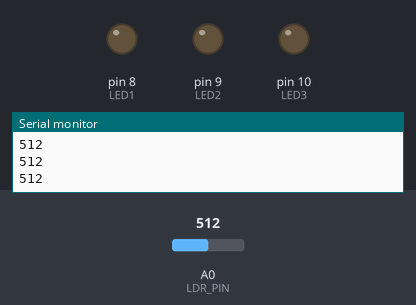
Simulated run of this sketch. Board: Arduino Uno, built with avr-gcc and run on an emulated ATmega328P. On the bench: output pins drawn as LEDs (lit = HIGH), the last lines printed to the serial monitor. Inputs (shaded band) come from the test bench; at power-on: A0 (LDR_PIN) = 512.

Above: at 1.2 s.
1.3 s: A0 (LDR_PIN) set to 490
At 2.6 s:
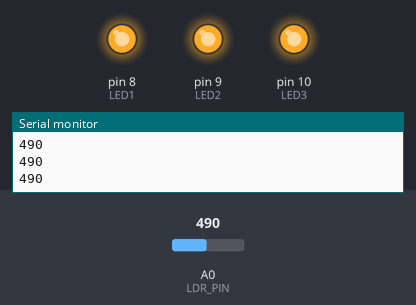
2.9 s: A0 (LDR_PIN) set to 510
At 4.1 s:
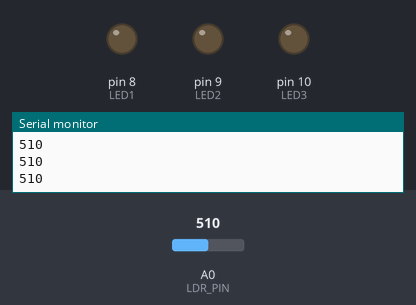
4.5 s: A0 (LDR_PIN) set to 306
At 5.4 s:
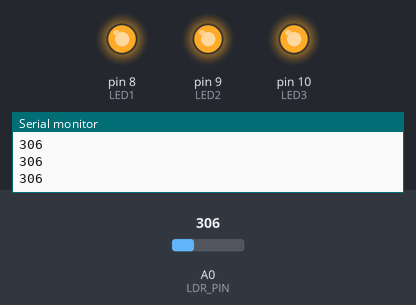
Timing chart, 0 to 7.5 s (numbered marks = the images above; inputs shaded):
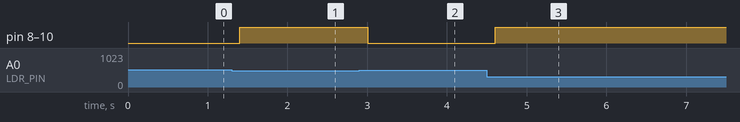

The sketch:

B.ino
```cpp
#define LDR_PIN A0
#define LED1 8
#define LED2 9
#define LED3 10

void setup() {
    pinMode(LED1, OUTPUT);
    pinMode(LED2, OUTPUT);
    pinMode(LED3, OUTPUT);
    Serial.begin(9600);
}

void loop() {
    int ldrValue = analogRead(LDR_PIN);
    Serial.println(ldrValue);

    if (ldrValue < 500) {
        digitalWrite(LED1, HIGH);
        digitalWrite(LED2, HIGH);
        digitalWrite(LED3, HIGH);
    } else {
        digitalWrite(LED1, LOW);
        digitalWrite(LED2, LOW);
        digitalWrite(LED3, LOW);
    }

    delay(200);
}
```

Measured:
- the behaviour switches between 500 and 499 on A0 (LDR_PIN) (found by bisection; images 0 and 1)
- after the input at 1.3 s, pin 8 (LED1), pin 9 (LED2), pin 10 (LED3): LOW → HIGH after 0.10 s
- after the input at 2.9 s, pin 8 (LED1), pin 9 (LED2), pin 10 (LED3): HIGH → LOW after 0.11 s
- after the input at 4.5 s, pin 8 (LED1), pin 9 (LED2), pin 10 (LED3): LOW → HIGH after 0.11 s
